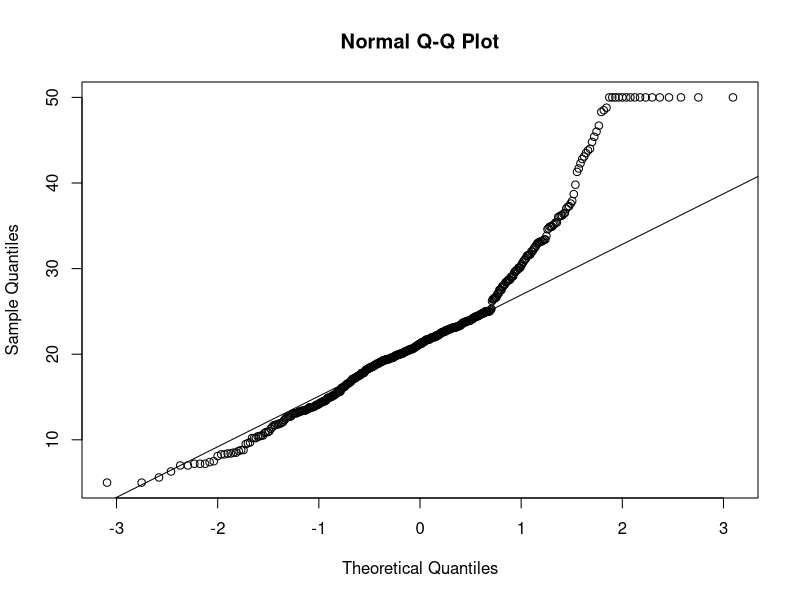
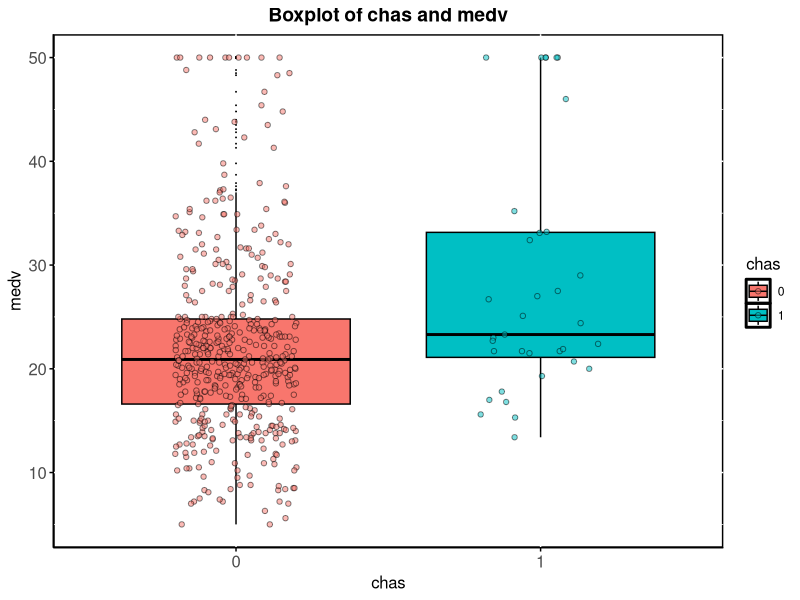
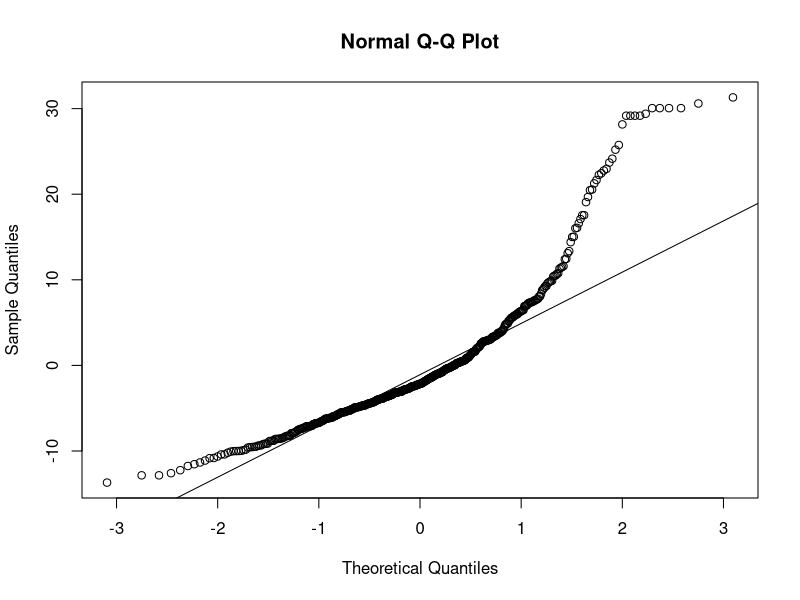
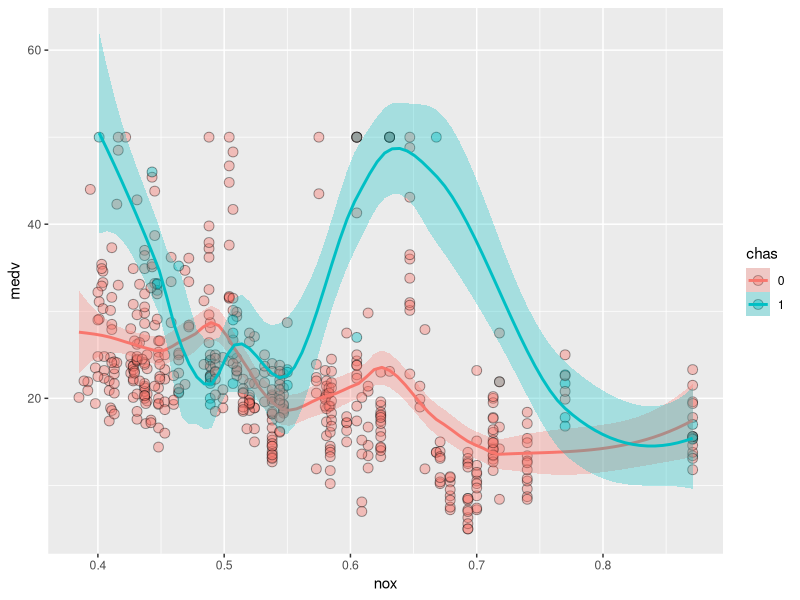
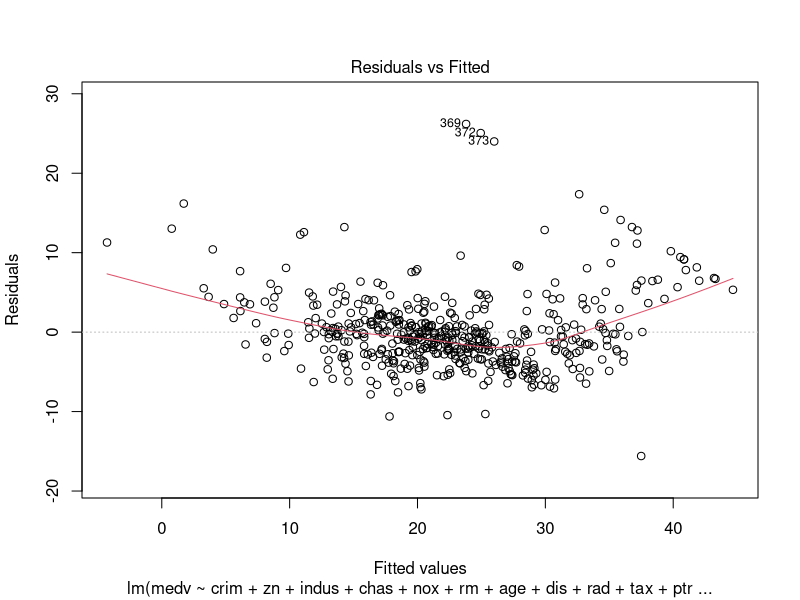
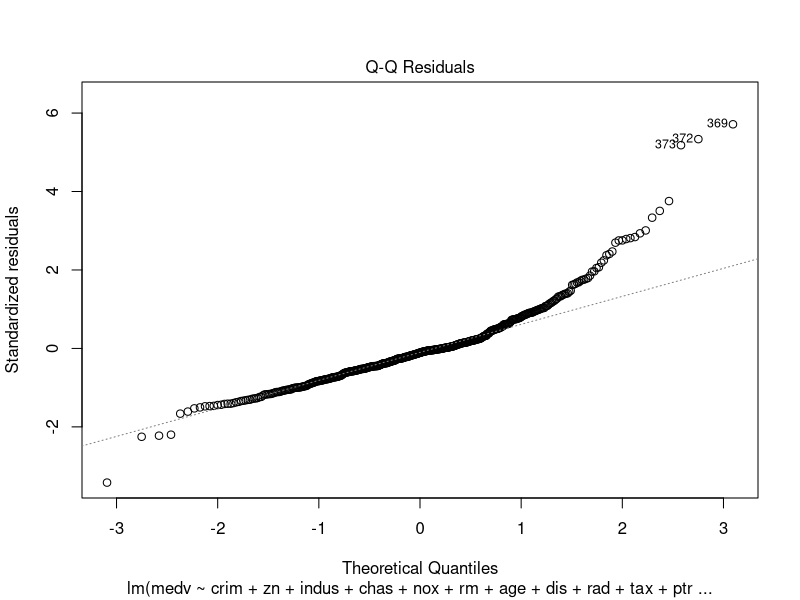
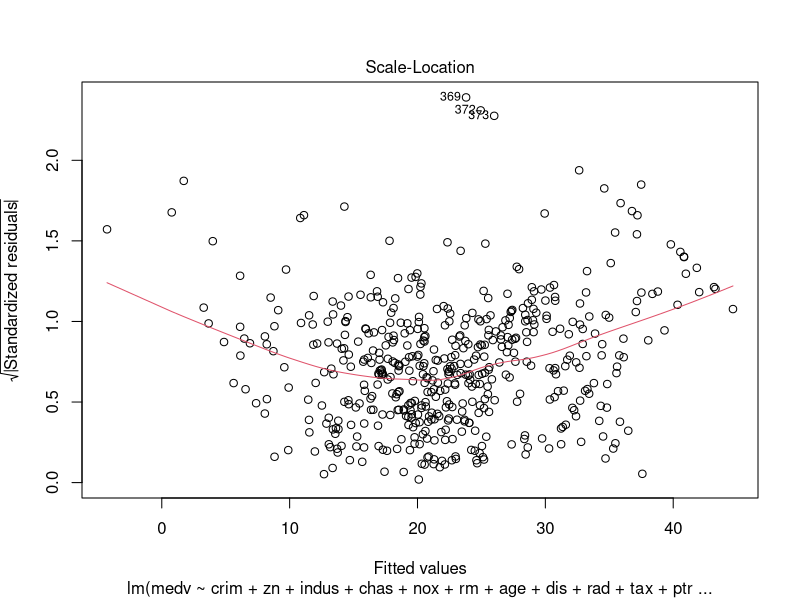
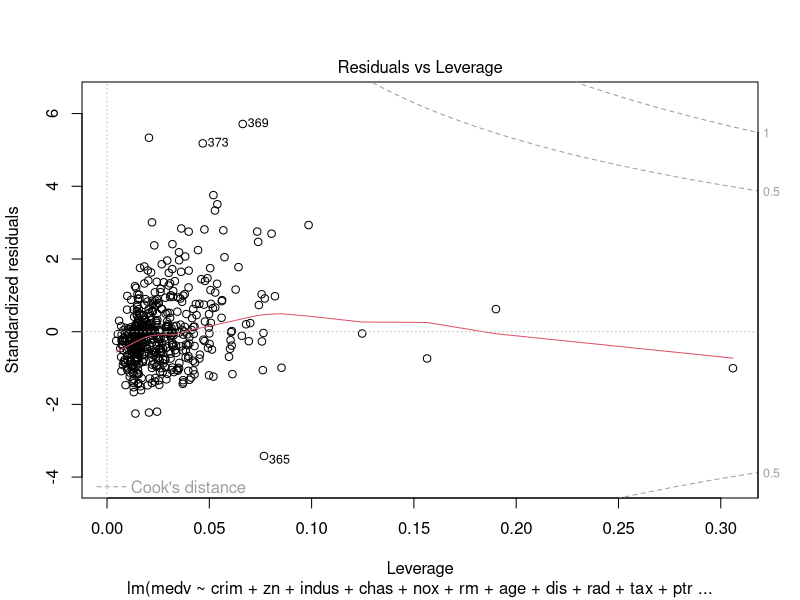

Recreate these plots in R, in order.
library(ggplot2)
library(car)

data("Boston", package = "MASS")

# 1.变量MEDV的正态性检验
qqnorm(Boston$medv)
qqline(Boston$medv)
shapiro.test(Boston$medv)
# 结果显示，p-value = 4.941e-16，p<0.05, 房价中位数（MEDV）不服从正态分布
#-----------------------------------------------------------------------------------------------------------

# 2.地理位置（河边chas=1，非河边chas=0）对房价是否存在影响（差异显著性检验）
# (1)正态性检验
chas_1 <- subset(Boston, chas==1)
chas_0 <- subset(Boston, chas==0)
shapiro.test(chas_1$medv)
shapiro.test(chas_0$medv)
# 由结果可知，两组数据都不满足正态性
# (2)由于数据不满足正态性，选择wilcoxon秩和检验进行两组比较
wilcox.test(medv~chas, data = Boston)
# W = 5605.5, p-value = 0.001582 < 0.05, 说明河边与不在河边（CHAS）的房价有显著差异
# (3)箱线图
Boston$chas <- as.character(Boston$chas)
bp <- ggplot(Boston, aes(x=chas, y=medv, fill=chas))+
  geom_boxplot(outlier.size = 0, colour="black")+
  geom_jitter(aes(group=as.factor(chas)), 
              shape=21, alpha=0.5, 
              position=position_jitterdodge())+
  labs(title='Boxplot of chas and medv')+
  theme(plot.title = element_text(hjust = 0.5, size = 14, face = "bold"),
        axis.line = element_line(linetype = "solid"),
        axis.ticks = element_line(colour = "black"),
        axis.title = element_text(size = 12),
        axis.text = element_text(size = 12),
        legend.title = element_text(size = 12),
        panel.background = element_rect(linetype='solid', color='black',size=1,fill = NA)) 
bp
#----------------------------------------------------------------------------------------------------------

# 3.分析一氧化碳浓度NOX与房价MEDV的关系，绘制散点图

# (1)正态性检验
nox_1 <- subset(Boston, chas==1)
nox_0 <- subset(Boston, chas==0)
shapiro.test(nox_1$medv)
shapiro.test(nox_0$medv)
# 两组数据都不满足正态性，选择spearman相关系数
# (2)求spearman相关系数
cor_n <- cor.test(Boston$nox, Boston$medv, method="spearman", exact=FALSE)
cor_n
# spearman相关系数为0.563，NOX与MEDV呈负相关

# (3)判断是否能用线性回归
# 1) 残差是否满足正态分布？
model_1 <- lm(medv~nox, data=Boston)
residuals_1 <- residuals(model_1)
qqnorm(residuals_1)
qqline(residuals_1)
# 看QQ图可认为残差不满足正态分布
# 2) 残差是否满足方差齐性？
library(car)
fit=lm(medv~nox, data=Boston)
ncvTest(fit)
# 得到Chisquare = 2.063412, Df = 1, p = 0.15087，残差不满足方差齐性，同时也不满足正态性，因此不能用线性回归

# (4)绘图，用非参数回归模型
plot <- ggplot(Boston, aes(nox, medv,fill=chas,colour=chas))+
  geom_point(colour='black', size=3, shape=21, alpha=0.4)+
  geom_smooth(method='loess', span=0.4, se=TRUE, alpha=0.3)
plot

# ---------------------------------------------------------------------------------------------------------------
# 4.用多元回归方法找到影响Boston 房价的主要因素, 并进行回归诊断。
model_2 <- lm(medv ~ crim + zn + indus + chas + nox + rm + age + dis + rad + tax + ptratio + black + lstat, data = Boston)
summary(model_2)
plot(model_2)
# 可看出除了indus和age外，其他因素都对房价有明显影响。